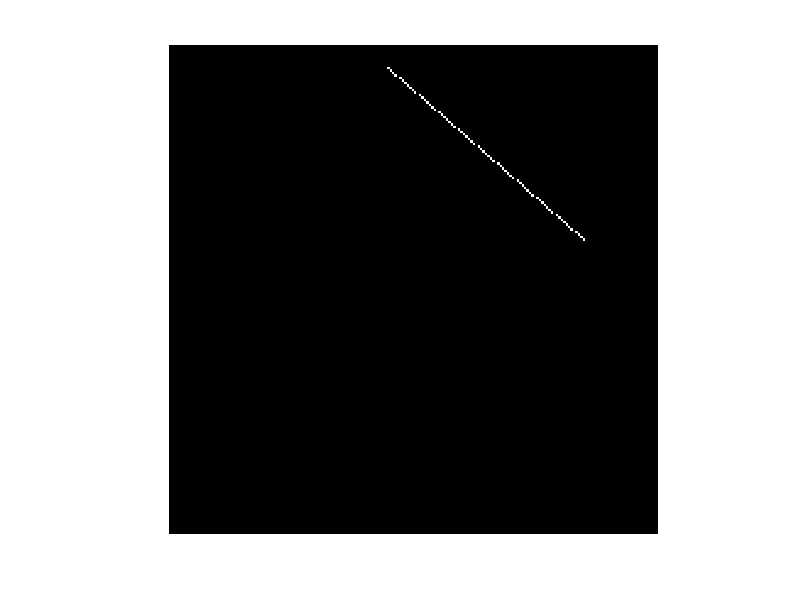

The MATLAB source for this figure:
x0 = 10;
y0 = 10;
y1 = 90;
x1 = 80;
dx = x1 - x0;
dy = y1 - y0;
y = 0;
screen = zeros(200);
for x= x0:x1
    y = y1 + dy * (x - x0) / dx;
    screen(x, round(y)) = 1;
end

imshow(screen)